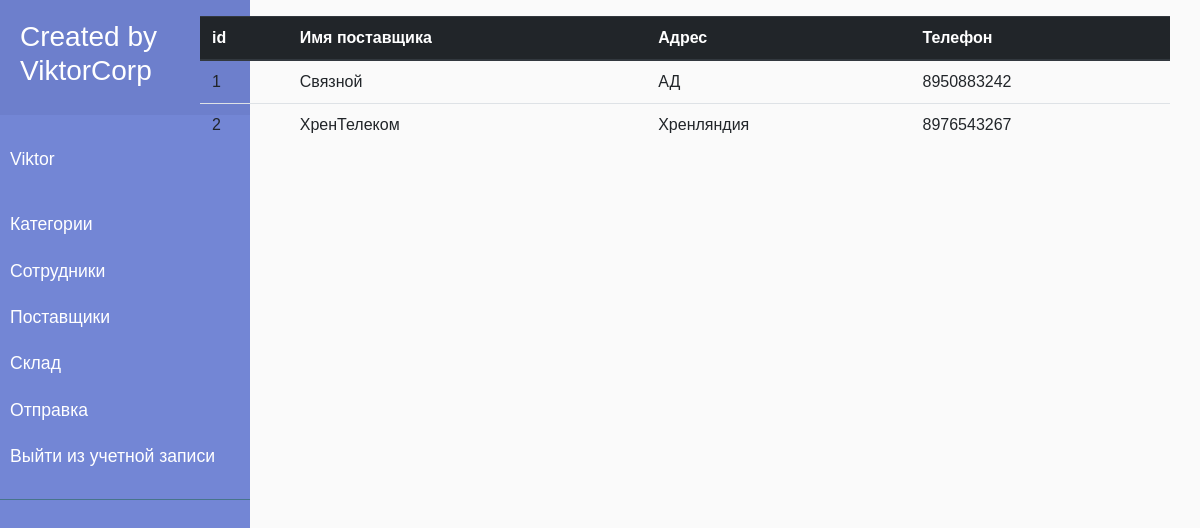
The page /postavka/ (signed in) on the database as committed earlier.
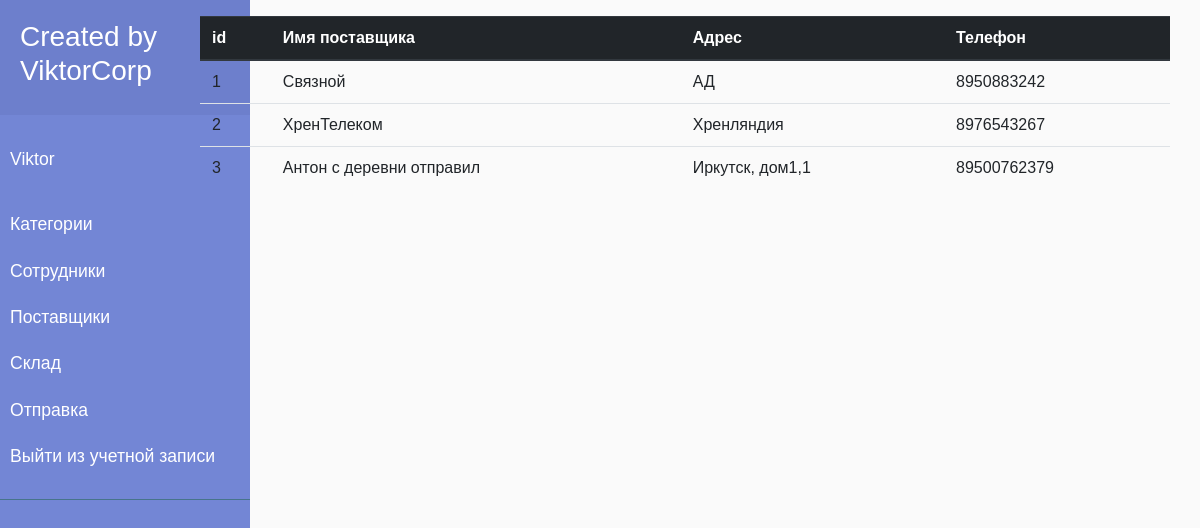
The same page on the database as committed later.
### skladik/models.py (models this page shows, shortened)
class postavka(models.Model):
  kod_postavki = models.IntegerField()
  postavshik_name = models.CharField(max_length=200)
  adres = models.CharField(max_length=200)
  telephone = models.IntegerField()

### skladik/views.py (the view)
# urls.py: path('postavka/', views.post, name = 'post'),
def post(request):
	postavka_otobr = postavka.objects.all()
	post = {'postavka_otobr': postavka_otobr}
	return render(request, 'accounts/postavka.html', post)

### skladik/templates/accounts/postavka.html (shortened to what this page needs)
{% extends 'base.html' %}
{% load static %}
	{% block body %}
		{% if user.is_authenticated %}
		<table class="table">
			<thead class="thead-dark">
				<tr>
				<th scope="col">id</th>
				<th scope="col">Имя поставщика</th>
				<th scope="col">Адрес</th>
				<th scope="col">Телефон</th>
				</tr>
				</thead>
			{% for postavka in postavka_otobr %}
			<tr>
				<td>{{ postavka.id }}</td>
				<td>{{ postavka.postavshik_name }}</td>
				<td>{{ postavka.adres }}</td>
				<td>{{ postavka.telephone }}</td>
			</tr>
			{% endfor %}
		</table>
{% endif %}
{% endblock %}

Rows that differ between the two databases and show on the page:
added postavka: id "3", postavshik_name "Антон с деревни отправил", adres "Иркутск, дом1,1", telephone "89500762379"
